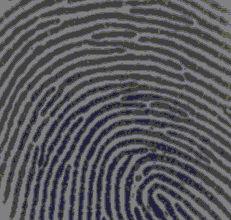
%> input picture digital image processing/3-图像的线性和非线性变换/image/finger.bmp, 231 x 220 px
$ octave GST.m   (GNU Octave 9; MATLAB toolbox functions it lacks are replaced by stand-ins)
%> lines starting %> are read from the running program, lines starting %| are printed output that depends on the picture
I=imread('D:\大三（下）专业课\数字图像处理\实验三\image\finger.bmp');
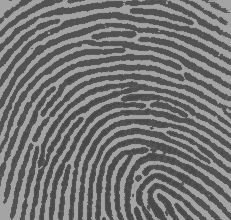
%> I: size 220x231 uint8; min 73, max 164, mean 116.6
subplot(2,2,1),imshow(I);
title('原始图像');
axis([50,250,50,200]);
axis on;%显示坐标系
I1=rgb2gray(I);
subplot(2,2,2),imshow(I1);
title('灰度图像');
axis([50,250,50,200]);
axis on;%显示坐标系
J=imadjust(I1,[0.1 0.5],[]); %局部拉伸，把[0.1 0.5]内的灰度拉伸为[0 1]
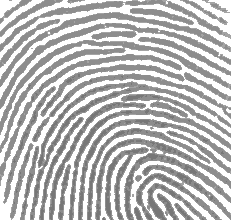
%> J: size 220x231 uint8; min 119, max 255, mean 191.3
subplot(2,2,3),imshow(J);
title('线性变换图像[0.1 0.5]');
axis([50,250,50,200]);
grid on;%显示网格线
axis on;%显示坐标系
K=imadjust(I1,[0.3 0.7],[]); %局部拉伸，把[0.3 0.7]内的灰度拉伸为[0 1]
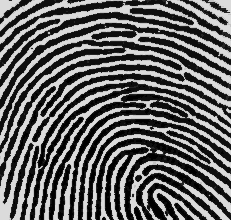
%> K: size 220x231 uint8; min 0, max 219, mean 101.1
subplot(2,2,4),imshow(K);
title('线性变换图像[0.3 0.7]');
axis([50,250,50,200]);
grid on;%显示网格线
axis on;%显示坐标系
